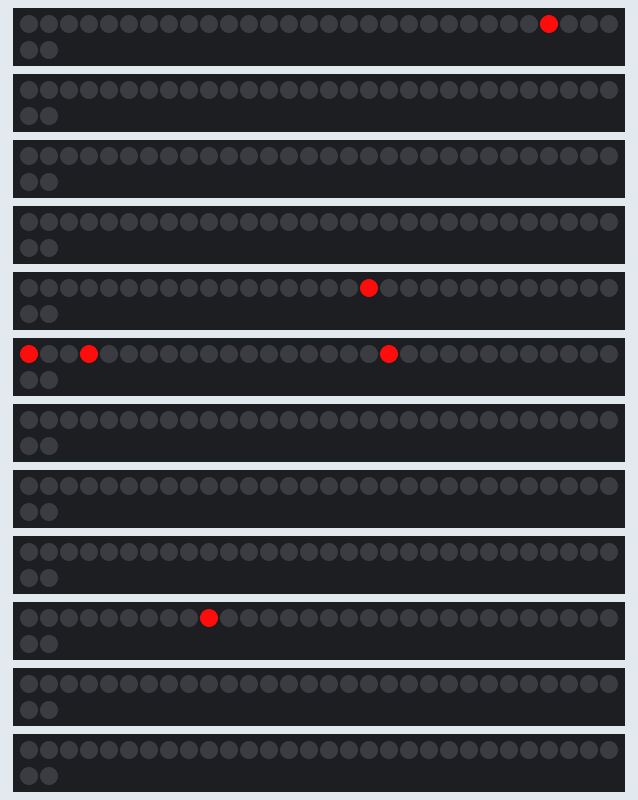
A sketch run on a simulated ESP32. Shown: 12 × 32 RGB LEDs in strip order, left to right, continuing on the next row. Dim RGB values are drawn brighter than linear.

Above: at 0.17 s.
At 4.85 s:
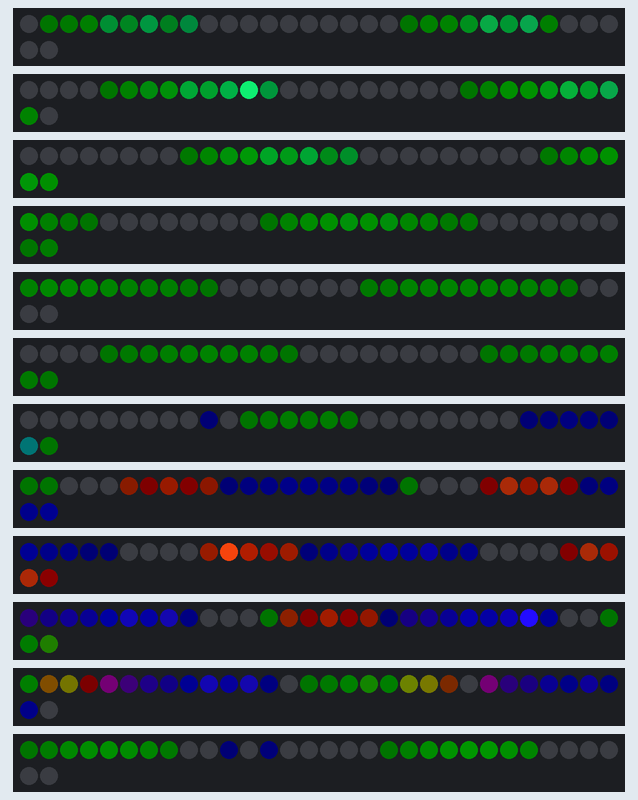
At 9.85 s:
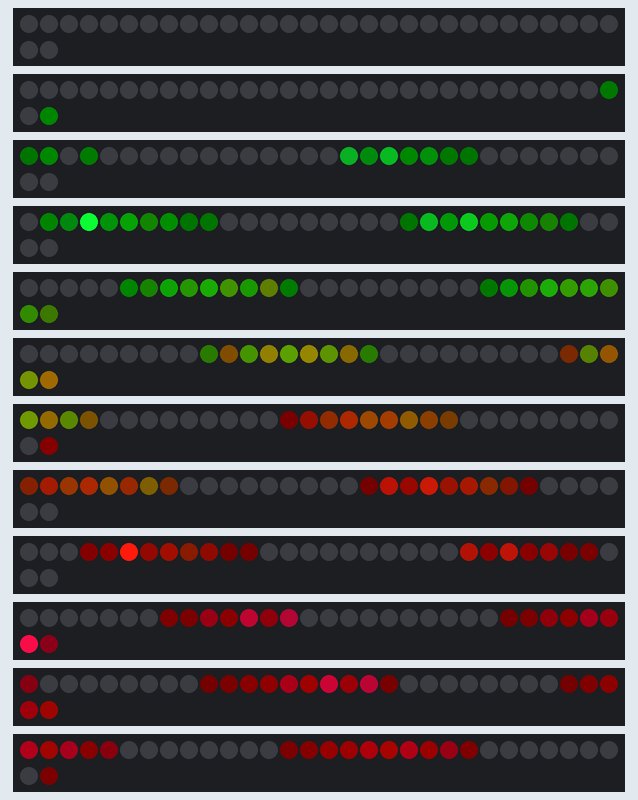
At 19.84 s:
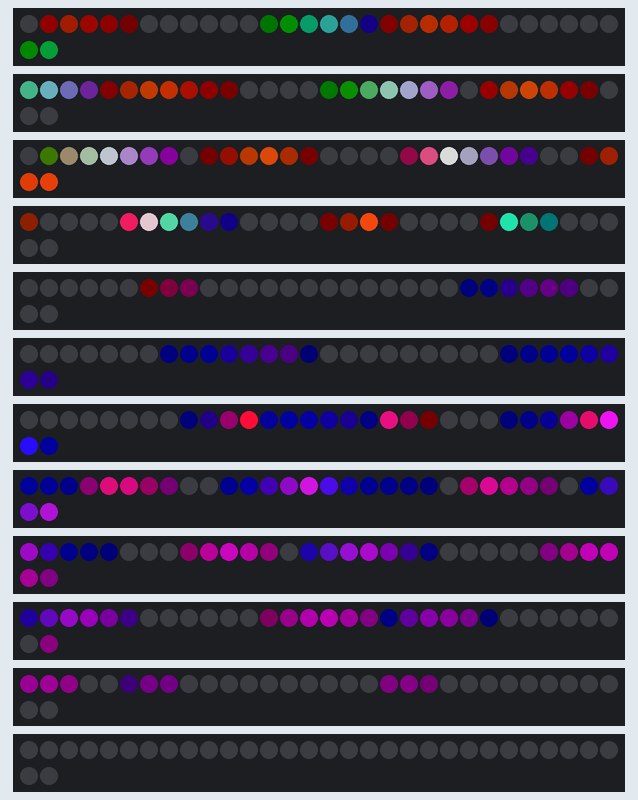
At 29.82 s:
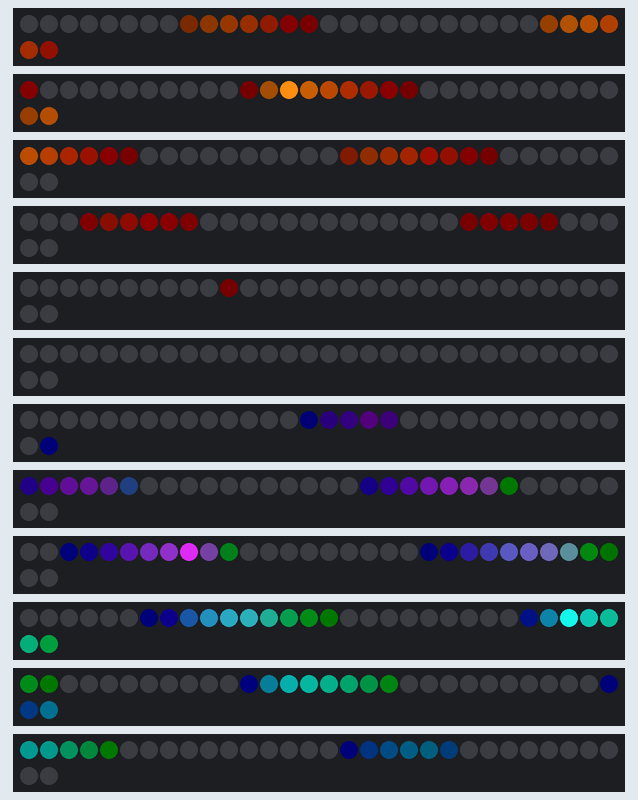
At 39.81 s:
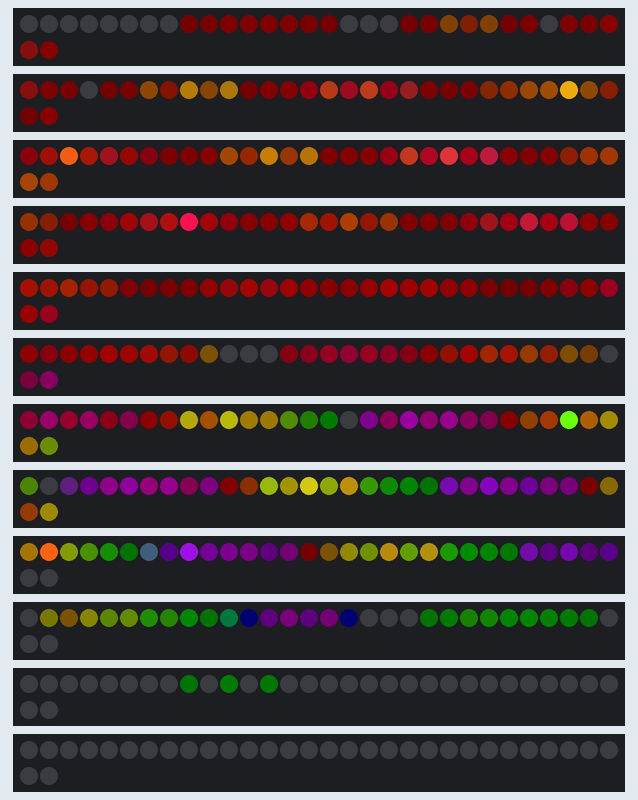

The sketch:

XYMatrix.ino
```cpp
#include <FastLED.h>

#define FASTLED_ESP32_I2S
#define NUM_LEDS_PER_STRIP 32
#define NUM_STRIPS 18
#define BRIGHTNESS  255
#define NUM_LEDS 576

const uint8_t kMatrixWidth  = NUM_STRIPS;
const uint8_t kMatrixHeight = NUM_LEDS_PER_STRIP;
const uint8_t kBorderWidth = 2;

CRGB leds[NUM_LEDS];

void setup()
{
  // FastLED Setup
  FastLED.addLeds<WS2812B,15, GRB>(leds, 0*NUM_LEDS_PER_STRIP, NUM_LEDS_PER_STRIP);
  FastLED.addLeds<WS2812B,13, GRB>(leds, 1*NUM_LEDS_PER_STRIP, NUM_LEDS_PER_STRIP);
  FastLED.addLeds<WS2812B,12, GRB>(leds, 2*NUM_LEDS_PER_STRIP, NUM_LEDS_PER_STRIP);
  FastLED.addLeds<WS2812B,14, GRB>(leds, 3*NUM_LEDS_PER_STRIP, NUM_LEDS_PER_STRIP);
  FastLED.addLeds<WS2812B,27, GRB>(leds, 4*NUM_LEDS_PER_STRIP, NUM_LEDS_PER_STRIP);
  FastLED.addLeds<WS2812B,26, GRB>(leds, 5*NUM_LEDS_PER_STRIP, NUM_LEDS_PER_STRIP);
  FastLED.addLeds<WS2812B,25, GRB>(leds, 6*NUM_LEDS_PER_STRIP, NUM_LEDS_PER_STRIP);
  FastLED.addLeds<WS2812B,33, GRB>(leds, 7*NUM_LEDS_PER_STRIP, NUM_LEDS_PER_STRIP);
  FastLED.addLeds<WS2812B,32, GRB>(leds, 8*NUM_LEDS_PER_STRIP, NUM_LEDS_PER_STRIP);
  FastLED.addLeds<WS2812B, 4, GRB>(leds, 9*NUM_LEDS_PER_STRIP, NUM_LEDS_PER_STRIP);
  FastLED.addLeds<WS2812B, 0, GRB>(leds,10*NUM_LEDS_PER_STRIP, NUM_LEDS_PER_STRIP);
  FastLED.addLeds<WS2812B, 2, GRB>(leds,11*NUM_LEDS_PER_STRIP, NUM_LEDS_PER_STRIP);
  FastLED.addLeds<WS2812B, 5, GRB>(leds,12*NUM_LEDS_PER_STRIP, NUM_LEDS_PER_STRIP);
  FastLED.addLeds<WS2812B,18, GRB>(leds,13*NUM_LEDS_PER_STRIP, NUM_LEDS_PER_STRIP);
  FastLED.addLeds<WS2812B,23, GRB>(leds,14*NUM_LEDS_PER_STRIP, NUM_LEDS_PER_STRIP);
  FastLED.addLeds<WS2812B,19, GRB>(leds,15*NUM_LEDS_PER_STRIP, NUM_LEDS_PER_STRIP);
  FastLED.addLeds<WS2812B,22, GRB>(leds,16*NUM_LEDS_PER_STRIP, NUM_LEDS_PER_STRIP);
  FastLED.addLeds<WS2812B,21, GRB>(leds,17*NUM_LEDS_PER_STRIP, NUM_LEDS_PER_STRIP);

  FastLED.setBrightness( BRIGHTNESS );
}

void loop()
{
  // Apply some blurring to whatever's already on the matrix
  // Note that we never actually clear the matrix, we just constantly
  // blur it repeatedly.  Since the blurring is 'lossy', there's
  // an automatic trend toward black -- by design.
  uint8_t blurAmount = beatsin8(2,10,255);
  blur2d( leds, kMatrixWidth, kMatrixHeight, blurAmount);

  // Use two out-of-sync sine waves
  uint8_t  i = beatsin8( 27, kBorderWidth, kMatrixHeight-kBorderWidth);
  uint8_t  j = beatsin8( 41, kBorderWidth, kMatrixWidth-kBorderWidth);
  // Also calculate some reflections
  uint8_t ni = (kMatrixWidth-1)-i;
  uint8_t nj = (kMatrixWidth-1)-j;

  // The color of each point shifts over time, each at a different speed.
  uint16_t ms = millis();
  leds[XY( i, j)] += CHSV( ms / 11, 200, 255);
  leds[XY( j, i)] += CHSV( ms / 13, 200, 255);
  leds[XY(ni,nj)] += CHSV( ms / 17, 200, 255);
  leds[XY(nj,ni)] += CHSV( ms / 29, 200, 255);
  leds[XY( i,nj)] += CHSV( ms / 37, 200, 255);
  leds[XY(ni, j)] += CHSV( ms / 41, 200, 255);

  FastLED.show();
}

// Trivial XY function for the SmartMatrix; use a different XY
// function for different matrix grids.  See XYMatrix example for code.
uint16_t XY( uint8_t x, uint8_t y) { return (y * kMatrixWidth) + x; }
```
